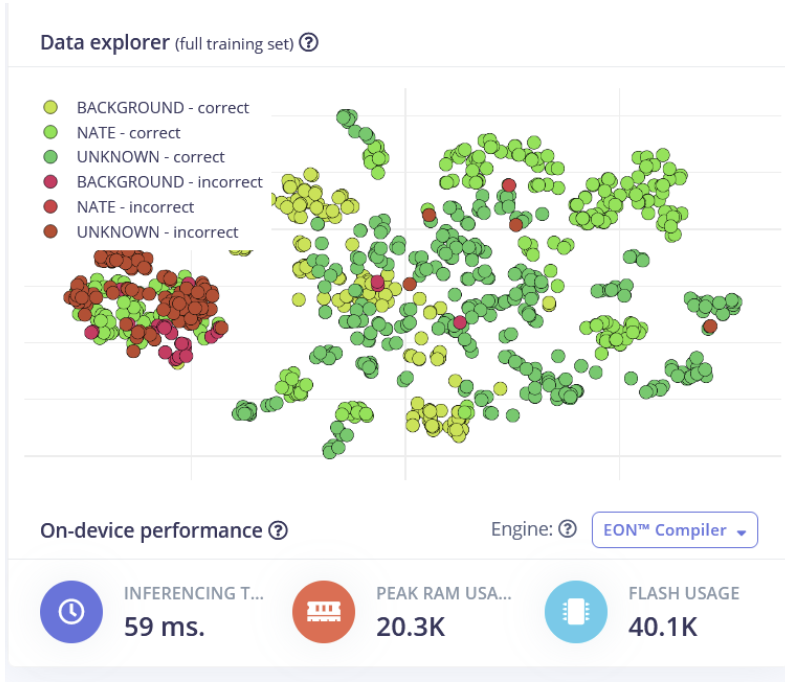
#> input picture docs/DataExplorer.png, 785 x 682 px, found by its file name; its folder holds 4 pictures in this run
$ jupyter execute --allow-errors the_ai_hardware_team_arduinotinyml_image_augmentation.ipynb   (shell and % lines are left out)   (older library calls are emulated)
#> lines starting #> are read from the running program, lines starting #| are printed output that depends on the picture; pictures that were not available may be replaced by others from this repository, and a replacement may not be noted
#> in create_transforms, img is the input picture: PIL image 785x682 RGBA; mean R, G, B, A 235.2, 239.2, 231.4, 255
# Solution: Image Data Augmentation

[](https://colab.research.google.com/github/edgeimpulse/workshop-arduino-tinyml-roshambo/blob/main/02-data-augmentation/ei-image-augmentation.ipynb)

This is a script for creating an augmented dataset for images. It transforms input images to create a series of augmented samples that are then uploaded to your Edge Impulse project.

Upload your dataset as *dataset.zip* to */content/*. All of your samples should have the filename format `<label>.<unique-id>.png` (.jpg is also acceptable).

Create a new project on [Edge Impulse](https://edgeimpulse.com/). Go to the dashboard of that project and copy your API key. Paste that key into the string value for `EI_API_KEY`. The final cell of this script will automatically upload the augmented dataset to your Edge Impulse project.

Press **shift + enter** to execute each cell.

The original images along with their transforms will be saved in the output directory. Each output file will be the original filename appended with "_{num}" where {num} is some incrementing value based on the total number of transforms performed per image.

For example, if you have a file named `alpha.0.png`, it will become `alpha.0_0.png`. The first transform will be `alpha.0_1.png`, the second transform will be `alpha.0_2.png` and so on.

Author: EdgeImpulse, Inc.<br>
Date: January 5, 2023<br>
License: [Apache-2.0](apache.org/licenses/LICENSE-2.0)<br>

[cell 1]
### Update Node.js to the latest stable version

[cell 2]
### Install required packages and tools

[cell 3]
import numpy as np
import matplotlib.pyplot as plt
import random
import os
import shutil
import PIL

import skimage.transform
import skimage.util

[cell 4]
### Settings

# Copy API here: Edge Impulse > your_project > Dashboard > Keys
EI_API_KEY = "ei_f13e687849ce19baf7010433260e52b2c74e1e7e5f1fd51e4f756ec357d3aeae"

# Path information
HOME_PATH = "/content"                  # Location of the working directory
DATASET_ZIP = "/content/datasheet.zip"    # Name of the .zip file containing your original dataset
DATASET_PATH = "/content/datasheet"       # Upload your .csv samples to this directory
OUT_PATH = "/content/out"               # Where output files go (will be deleted and recreated)
OUT_ZIP = "/content/out-augmented.zip"  # Where to store the zipped output files

# How to split the dataset
TEST_RATIO = 0.2      # 20% reserved for test set, rest is for training

# File format to use for new dataset
IMG_EXT = ".png"

# Max batch size for uploading to Edge Impulse
MAX_UPLOAD_BATCH_SIZE = 100

# You are welcome to change the seed to get different augmentation effects
SEED = 42
random.seed(SEED)

[cell 5]
### Use this to unzip the dataset folder
# !rm -rf /content/dataset

[cell 6]
### Unzip files to dataset directory
%cd {HOME_PATH}

## Transform Functions

[cell 7]
### Example: Function to create 3 new flipped images of the input
def create_flipped(img):

  # Create a list of flipped images
  flipped = []
  flipped.append(np.fliplr(img))
  flipped.append(np.flipud(img))
  flipped.append(np.flipud(np.fliplr(img)))

  return flipped

[cell 8]
### Function to create new rotated images of the input
def create_rotated(img, rotations):

  # Create list of rotated images (keep 8-bit values)
  rotated = []
  for rot in rotations:
    img_rot = skimage.transform.rotate(img, angle=rot, mode='edge', preserve_range=True)
    img_rot = img_rot.astype(np.uint8)
    rotated.append(img_rot)
#> this loop made 3 passes
#> pass 2, in create_rotated, `img_rot = skimage.transform.rotate(img, angle=rot, mode='edge', preser..`:
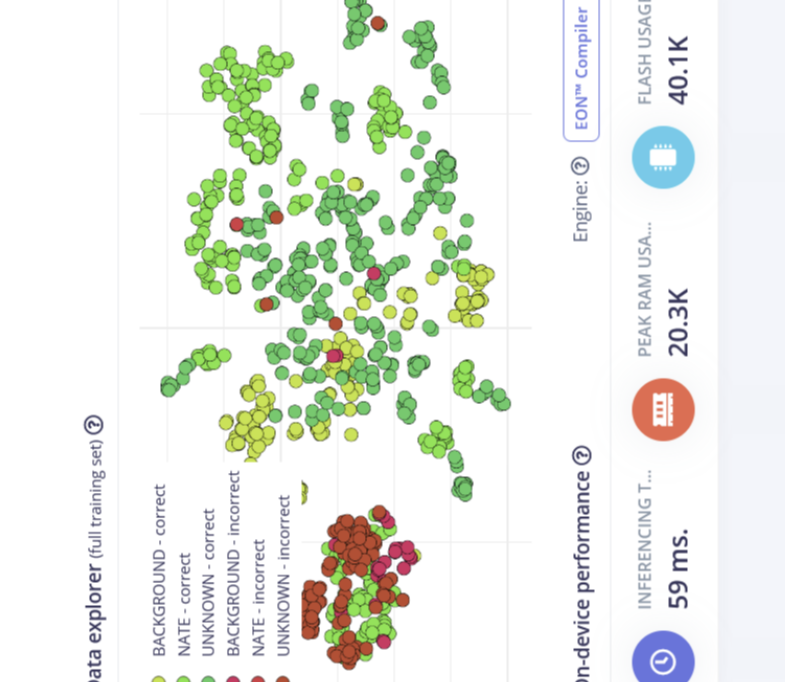
#> img_rot: shape (682, 785, 4) float64; mean R, G, B, A 234.9, 239, 231.5, 255
#> after the loop, rotated = 3 items

  return rotated

[cell 9]
def create_random_zooms(img, scale_factor, num_crops):

  # Get height and width of original image
#> called with scale_factor = 1.3, num_crops = 2
  height = img.shape[0]
  width = img.shape[1]

  # Create scaled images (e.g. make the image bigger) and keep 8-bit values
  img_scaled = skimage.transform.rescale(img,
                                        scale=scale_factor,
                                        anti_aliasing=True,
                                        channel_axis=-1) # Changed multichannel=True to channel_axis=-1
  img_scaled = img_scaled.astype(np.uint8)
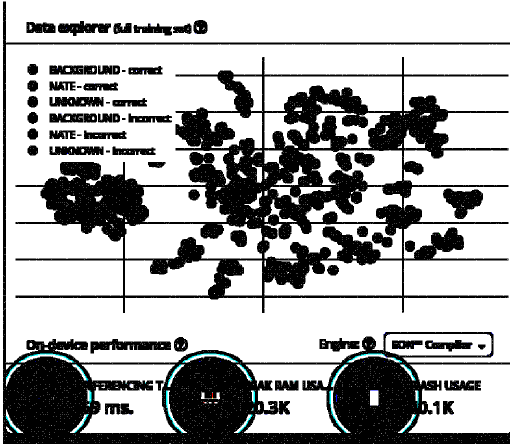
#> img_scaled: shape (887, 1020, 4) (shown at 1/2 size); mean R, G, B, A 0.656, 0.659, 0.659, 0.985; transparent parts drawn white

  # Get height and width of scaled image
  s_h = img_scaled.shape[0]
  s_w = img_scaled.shape[1]

  # Create list of random zooms
  zooms = []
  for i in range(num_crops):

    # Randomly choose start of crop point
    crop_y = round(random.random() * (s_h - height))
    crop_x = round(random.random() * (s_w - width))

    # Crop scaled image
    zoom = img_scaled[crop_y:(crop_y + height), crop_x:(crop_x + width), :]

    # Append zoomed image to list
    zooms.append(zoom)
#> this loop made 2 passes
#> pass 1, in create_random_zooms, `zoom = img_scaled[crop_y:(crop_y + height), crop_x:(crop_x + width), :]`:
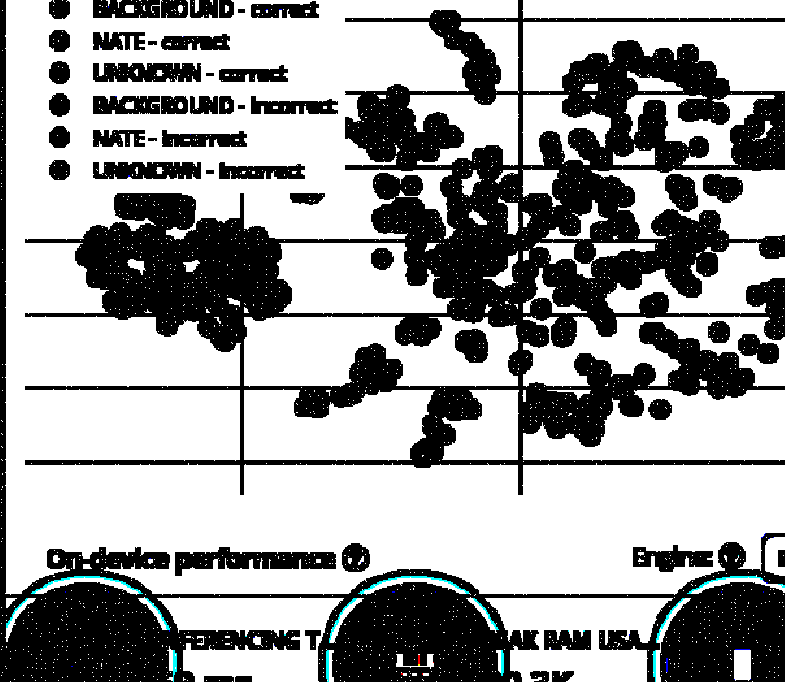
#> zoom: shape (682, 785, 4); mean R, G, B, A 0.608, 0.611, 0.611, 0.985; transparent parts drawn white
#> pass 2, in create_random_zooms, `zoom = img_scaled[crop_y:(crop_y + height), crop_x:(crop_x + width), :]`:
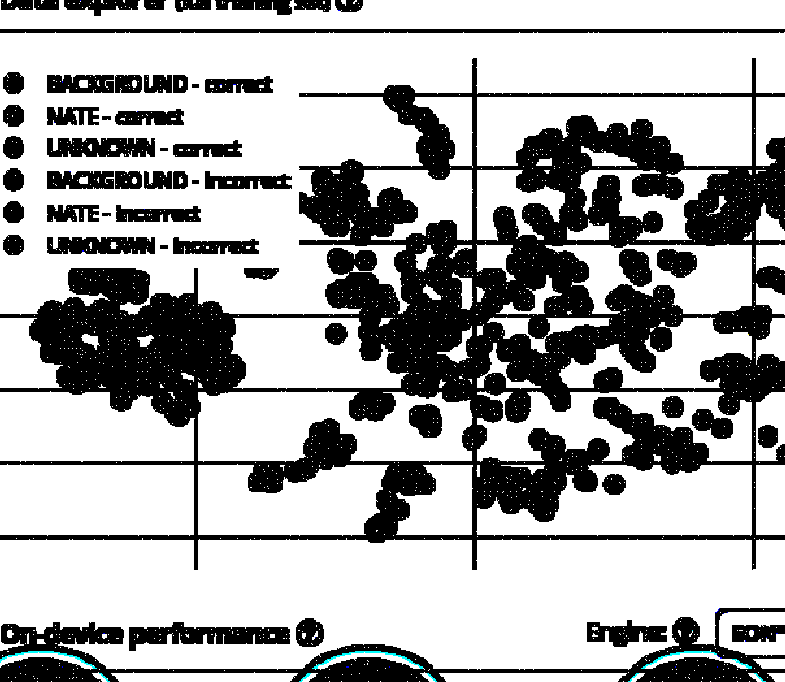
#> zoom: shape (682, 785, 4); mean R, G, B, A 0.659, 0.66, 0.66, 0.985; transparent parts drawn white
#> after the loop, zooms = 2 items

  return zooms

[cell 10]
### Function to create a random set of translated images (no more than 1/4 of width or height away)
def create_random_translations(img, num_translations):

  # Get height and width of original image
#> called with num_translations = 2
  height = img.shape[0]
  width = img.shape[1]

  # Create list of random translations
  translations = []
  for i in range(num_translations):

    # Choose random amount to translate (up to 1/4 image width, height) in either direction
    tr_y = round((0.5 - random.random()) * (height / 2))
    tr_x = round((0.5 - random.random()) * (width / 2))

    # Perform translation to create new image
    translation = skimage.transform.AffineTransform(translation=(tr_y, tr_x))
    img_tr = skimage.transform.warp(img, translation, mode='edge', preserve_range=True)
    img_tr = img_tr.astype(np.uint8)

    # Append translated image to list
    translations.append(img_tr)
#> this loop made 2 passes
#> pass 1, in create_random_translations, `img_tr = skimage.transform.warp(img, translation, mode='edge', preserv..`:
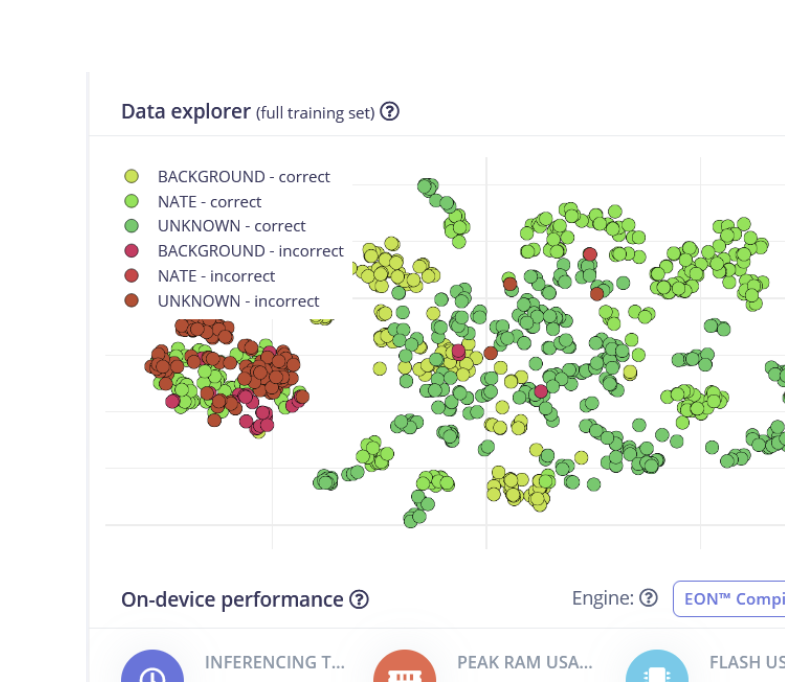
#> img_tr: shape (682, 785, 4) float64; mean R, G, B, A 237.3, 241.2, 233.1, 255
#> pass 2, in create_random_translations, `img_tr = skimage.transform.warp(img, translation, mode='edge', preserv..`:
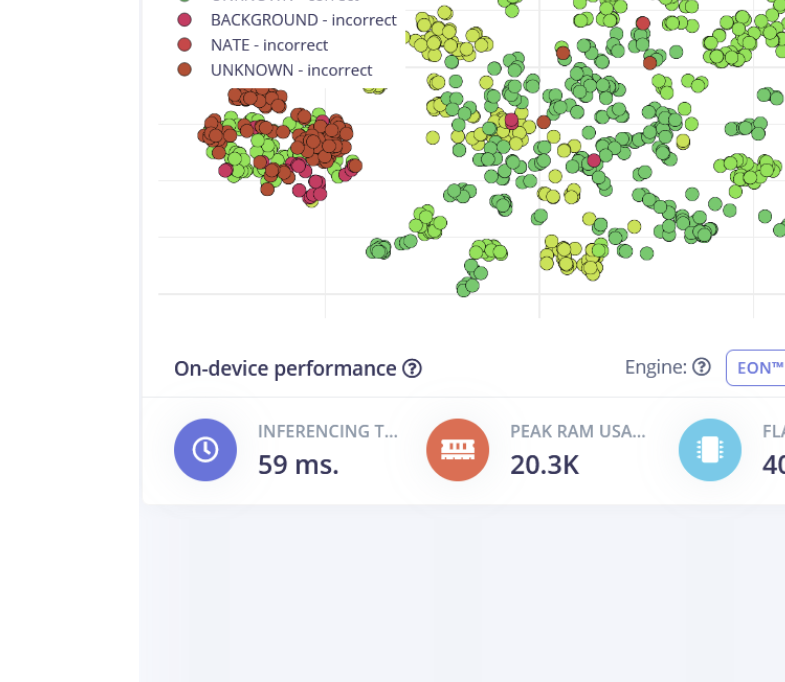
#> img_tr: shape (682, 785, 4) float64; mean R, G, B, A 236.4, 239.7, 234.1, 255
#> after the loop, translations = 2 items

  return translations

[cell 11]
### Function to add random noise to images
def create_noisy(img, types, seed=None):

  # Add noise of different types
#> called with seed = 42
  noisy_imgs = []
  for t in types:
    # Removed 'seed=seed' as it was causing a ValueError for some noise modes
    noise = skimage.util.random_noise(img, mode=t)
    noise = (noise * 255).astype(np.uint8)
    noisy_imgs.append(noise)
#> this loop made 2 passes
#> pass 2, in create_noisy, `noise = skimage.util.random_noise(img, mode=t)`:
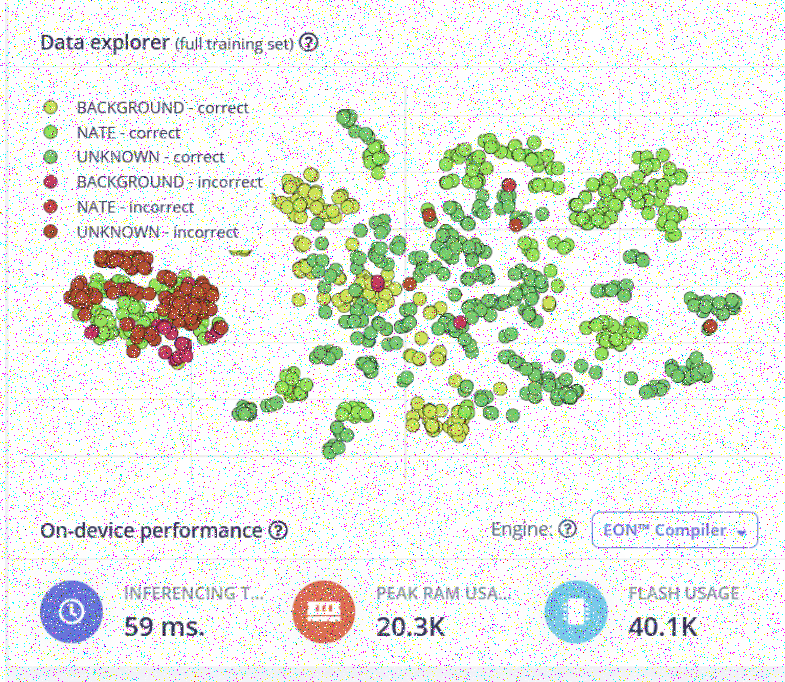
#> noise: shape (682, 785, 4) float64; mean R, G, B, A 0.901, 0.916, 0.887, 0.975; transparent parts drawn white
#> after the loop, noisy_imgs = 2 items

  return noisy_imgs

## Perform Transforms

[cell 12]
### Delete output directory (if it exists) and recreate it
if os.path.exists(OUT_PATH):
  shutil.rmtree(OUT_PATH)
os.makedirs(OUT_PATH)

[cell 13]
### Function to open image and create a list of new transforms
def create_transforms(file_path):

  # Open the image
  img = PIL.Image.open(file_path)

  # Convert the image to a Numpy array (keep all color channels)
  img_array = np.asarray(img)

  # Add original image to front of list
  img_tfs = []
  img_tfs.append([img_array])

  # Perform transforms (call your functions)
  img_tfs.append(create_flipped(img_array))
  img_tfs.append(create_flipped(img_array))
  img_tfs.append(create_rotated(img_array, [45, 90, 135]))
  img_tfs.append(create_random_zooms(img_array, 1.3, 2))
  img_tfs.append(create_random_translations(img_array, 2))
  img_tfs.append(create_noisy(img_array, ['gaussian', 's&p'], SEED))

  # Flatten list of lists (to create one long list of images)
  img_tfs = [img for img_list in img_tfs for img in img_list]
#> img_tfs = 16 items

  return img_tfs

[cell 14]
### Load all images, create transforms, and save in output directory

# Go through each file in the unzipped directory
for filename in os.listdir(DATASET_PATH):

  # Skip the Jupyter Notebook checkpoints folder that sometimes gets added
  if filename == ".ipynb_checkpoints":
    continue

  # Parse the filename into label and unique ID
  file_root = os.path.splitext(filename)[0]
  label = file_root.split('.')[0]
  uid = '.'.join(file_root.split('.')[1:])

  # Do all transforms for that one image
  file_path = os.path.join(DATASET_PATH, filename)
  img_tfs = create_transforms(file_path)
#> img_tfs = 16 items

  # Save images to new files in output directory
  for i, img in enumerate(img_tfs):

    # Create a Pillow image from the Numpy array
    img_pil = PIL.Image.fromarray(img)

    # Construct filename (<original>_<transform_num>.<EXT>)
    out_file_path = os.path.join(OUT_PATH, label + "." + uid + "_" + str(i) + IMG_EXT)

    # Convert Numpy array to image and save as a file
    img_pil = PIL.Image.fromarray(img)
    img_pil.save(out_file_path)
#> this loop made 16 passes
#> pass 3, `img_pil = PIL.Image.fromarray(img)`:
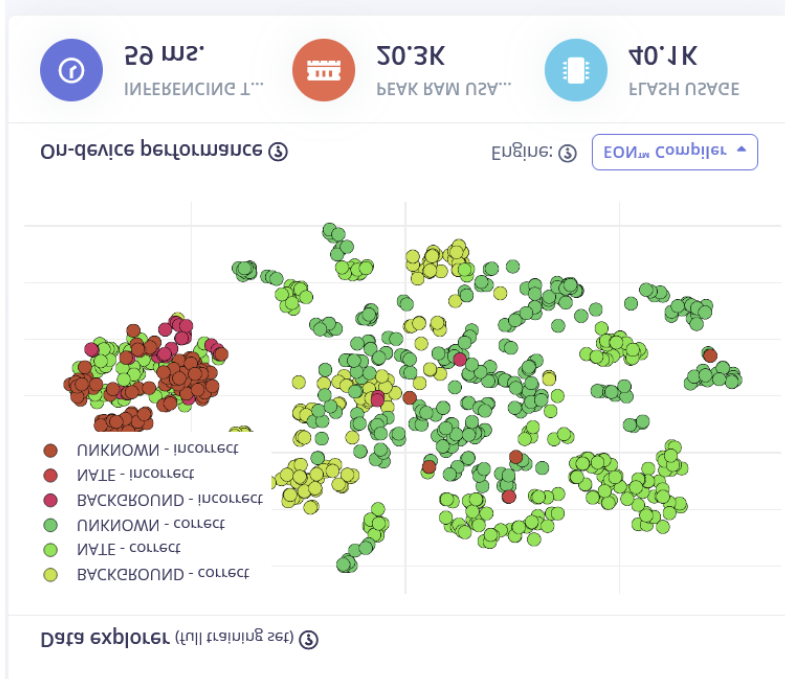
#> img_pil: PIL image 785x682 RGBA; mean R, G, B, A 235.2, 239.2, 231.4, 255
